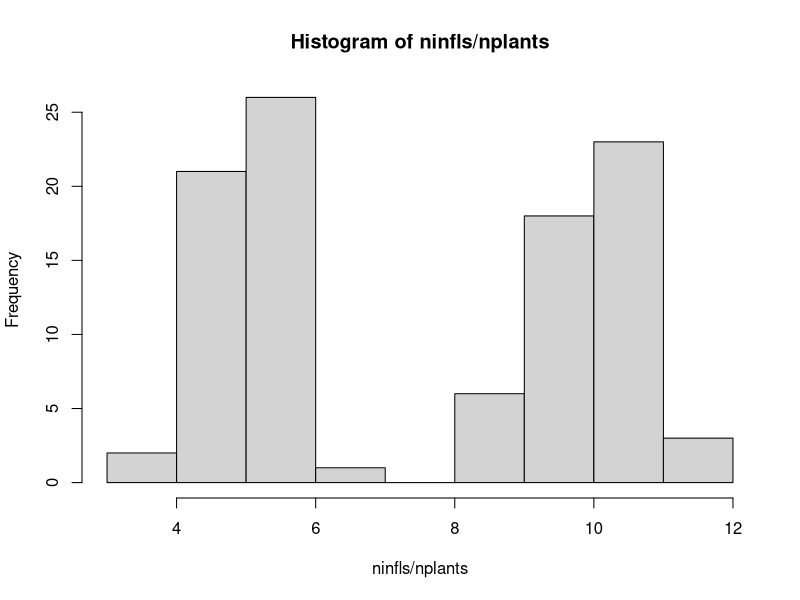

Generate this figure with R: (Note: this script raises an error after producing the figure.)
#### learn offsets

#library(devtools)
#install_github("lme4", user = "lme4")
library(lme4)
library(MASS)
library(nlme)
library(ggplot2)
library(plyr)
library(lmtest)
library(lsmeans)
library(pbkrtest)
library(car)
library(boot)

##### generate data 
nplants = rpois(100, 20)
fx = rep(c(5, 10), 50)
treat = rep(c('A', 'B'), 50)

ninfls = NA
for (i in 1:length(nplants)){  
  ninfls[i] = rpois(n = 1, nplants[i]*fx[i])
}
fx
hist(ninfls/nplants)


testdata = data.frame(nplants, ninfls, treatment = factor(treat)) 
m1 = glm(ninfls ~ treatment  , offset = nplants, family = 'poisson', data = testdata)
summary(m1)
lsm = lsmeans(m1, pairwise ~ treatment)[[1]]
lsm = lsm$lsmean

coef(m1)[1] + nplants[1]
coef(m1)[1] + coef(m1)[2] + nplants[2]
coef(m1)[1]
coef(m1)[2] 


mypred = coef(m1)[1] + coef(m1)[2]*c(1,0) + nplants
predict(m1) - nplants

plot(predict(m1), mypred)
abline(0,1)

coef(m1)[1] + nplants

lsm[1] - coef(m1)[1]
lsm[2] - coef(m1)[1] - coef(m1)[2]

lsm[1] + mean(nplants)


plot(predict(m1), ninfls)
predict(m1) - (nplants)

plot(predict(m1) - nplants, ninfls/nplants)


log(20.06) 
log(23)


plot(predict(m1), ninfls/nplants)
plot(nplants, ninfls)

round(exp(predict(m1)), 3)

fx2 = seq(1, 100)
fx2
response = NA
for (i in 1:length(fx)){
  response[i] = rpois(1, fx2[i])
}

simpldf = data.frame(response, fx2)
msimp = glm(response ~ fx2, family = 'poisson', data = simpldf)
summary(msimp)
plot( exp(predict(msimp)), response)
abline(0, 1) 

simpldf$response
